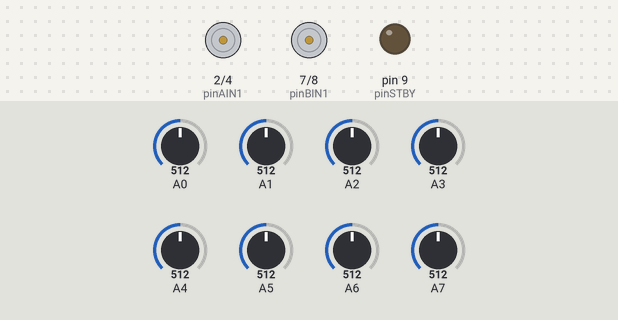
This sketch was run on a simulated Arduino Nano, built with avr-gcc and run on an emulated ATmega328P. On the bench: motor-driver pin pairs drawn as motors (green arrow = first pin HIGH = forward, orange = second pin HIGH = backward, longer = more drive, scaled by the enable pin, stopped while the standby pin is LOW), output pins drawn as LEDs (lit = HIGH). The test bench sets the inputs (shaded band); at power-on: A0 = 512, A1 = 512, A2 = 512, A3 = 512, A4 = 512, A5 = 512, A6 = 512, A7 = 512. Pins used as bus, display or sensor lines are not drawn.

Above: at 0.1 s.
At 12.1 s:
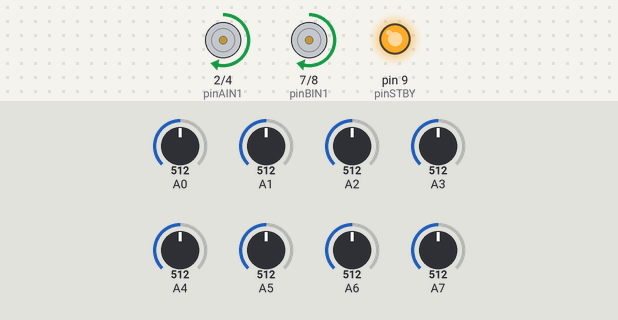
Timing chart, 0 to 13.6 s (numbered marks = the images above):
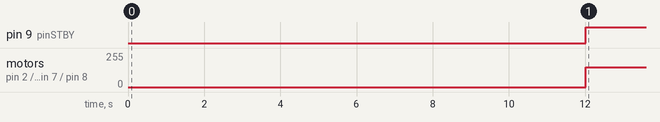

Measured:
- by itself, pin 9 (pinSTBY): LOW → HIGH at 12.0 s
- by itself, motor on pin 2 (pinAIN1) / pin 4 (pinAIN2), motor on pin 7 (pinBIN1) / pin 8 (pinBIN2): stopped → forward 150/255 at 12.0 s

The sketch:

withpid.ino
```cpp
#include <QTRSensors.h>

#define NUM_SENSORS 8
#define TIMEOUT 4
#define EMITTER_PIN 13

QTRSensors qtra;

const uint8_t SensorCount = 8;
uint16_t sensorValues[SensorCount];

int IndicatorLED = 13;
int pinAIN1 = 2;
int pinAIN2 = 4;
int pinPWMA = 5;
int pinBIN1 = 7;
int pinBIN2 = 8;
int pinPWMB = 6;
int pinSTBY = 9;

int position = 0;
int error = 0;
int m1Speed = 0;
int m2Speed = 0;
int motorSpeed = 0;
unsigned long previousMillis = 0;
int BlinkTime = 300;
int CycleTime = 1;
int BlinkCycle = 1;

int lastError = 0;
float KP = 0;
float KD = 0;
int M1 = 150;
int M2 = 150;
int M1max = 255;
int M2max = 255;
int M1min = 0;
int M2min = 0;

static boolean turnCW = 0;
static boolean turnCCW = 1;
static boolean motor1 = 0;
static boolean motor2 = 1;

void setup() {
  qtra.setTypeAnalog();
  qtra.setSensorPins((const uint8_t[]) {A2, A4, A6, A7, A1, A0, A5, A3}, SensorCount);
  qtra.setEmitterPin(13);

  pinMode(IndicatorLED, OUTPUT);
  digitalWrite(IndicatorLED, HIGH);
  pinMode(pinPWMA, OUTPUT);
  pinMode(pinAIN1, OUTPUT);
  pinMode(pinAIN2, OUTPUT);
  pinMode(pinPWMB, OUTPUT);
  pinMode(pinBIN1, OUTPUT);
  pinMode(pinBIN2, OUTPUT);
  pinMode(pinSTBY, OUTPUT);

  for (int i = 0; i < 400; i++) {
    TimeCheck();
    delay(5);
    qtra.calibrate();
  }
}

void loop() {
  TimeCheck();
  uint16_t position = qtra.readLineBlack(sensorValues);
  error = position - 3500;
  motorSpeed = KP * error + KD * (error - lastError);
  lastError = error;
  m1Speed = M1 - motorSpeed;
  m2Speed = M2 + motorSpeed;

  if (m1Speed < M1min)
    m1Speed = M1min;
  if (m2Speed < M2min)
    m2Speed = M2min;
  if (m1Speed > M1max)
    m1Speed = M1max;
  if (m2Speed > M2max)
    m2Speed = M2max;

  forward();
}

void forward() {
  TimeCheck();
  motorDrive(motor1, turnCW, m1Speed);
  motorDrive(motor2, turnCW, m2Speed);
}

void TimeCheck() {
  unsigned long currentMillis = millis();
  if (currentMillis - previousMillis > BlinkTime) {
    previousMillis = currentMillis;
    BlinkIt();
  }
}

void motorDrive(boolean motorNumber, boolean motorDirection, int motorSpeed) {
  boolean pinIn1;

  if (motorDirection == turnCW)
    pinIn1 = HIGH;
  else
    pinIn1 = LOW;

  if (motorNumber == motor1) {
    digitalWrite(pinAIN1, pinIn1);
    digitalWrite(pinAIN2, !pinIn1);
    analogWrite(pinPWMA, motorSpeed);
  } else {
    digitalWrite(pinBIN1, pinIn1);
    digitalWrite(pinBIN2, !pinIn1);
    analogWrite(pinPWMB, motorSpeed);
  }
  digitalWrite(pinSTBY, HIGH);
}

void motorBrake(boolean motorNumber) {
  if (motorNumber == motor1)
    analogWrite(pinPWMA, 0);
  else
    analogWrite(pinPWMB, 0);
}

void motorStop(boolean motorNumber) {
  if (motorNumber == motor1) {
    digitalWrite(pinAIN1, LOW);
    digitalWrite(pinAIN2, LOW);
  } else {
    digitalWrite(pinBIN1, LOW);
    digitalWrite(pinBIN2, LOW);
  }
}

void BlinkIt() {
  if (BlinkCycle == 1) {
    digitalWrite(IndicatorLED, HIGH);
  }
  if (BlinkCycle == 2) {
    digitalWrite(IndicatorLED, LOW);
    BlinkCycle = 0;
  }
  BlinkCycle++;
}
```
